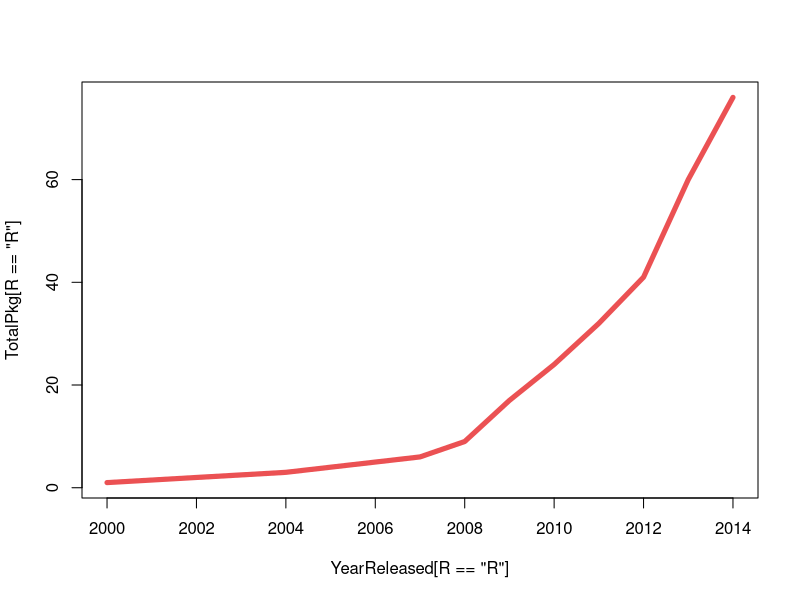

Reproduce this figure in R.
library(reshape)

ds <- read.csv("PackagesThruTime.csv")

# Group packages by year using aggregate then fix names
dsYear <- with(ds, aggregate(Program, by = list(YearReleased, RPackage), 
	                          FUN = length))

names(dsYear) <- c("YearReleased", "R", "NPackages")

# Order the data by year so cumulative number of packages
# per year can be calculated
dsYear <- dsYear[order(dsYear$YearReleased), ]

# Calculate cumulative number of packages per year
# separately for non R and R packages
dsYear$TotalPkg[dsYear$R == "other"] <- cumsum(dsYear$NPackages[dsYear$R == "other"])
dsYear$TotalPkg[dsYear$R == "R"] <- cumsum(dsYear$NPackages[dsYear$R == "R"])

# Plot for talk slides

newred <- rgb(red = 235, green = 81, blue = 83, maxColorValue = 255)
newblue <- rgb(red = 75, green = 213, blue = 238, maxColorValue = 255)
newyellow <- rgb(red = 229, green = 177, blue = 58, maxColorValue = 255)

png("PackagesThruTime.png", bg = "transparent")

# Plot cumulative number of non-R packages through time
# plot(TotalPkg[R == "other"] ~ YearReleased[R == "other"], 
#     data = dsYear, type = "l", ylim = c(0,30), xlim = c(1980,2014), 
#     col = newred, lwd = 5)

# Add line for R packages
plot(TotalPkg[R == "R"] ~ YearReleased[R == "R"], 
	   data = dsYear, col = newred, type = "l" , lwd = 5, 
	   xlim = c(2000,2014))

dev.off()
